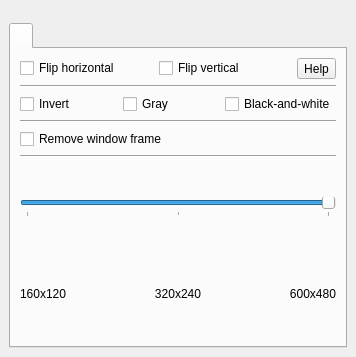
<?xml version="1.0" encoding="UTF-8"?>
<ui version="4.0">
 <class>QvkCameraController</class>
 <widget class="QWidget" name="QvkCameraController">
  <property name="geometry">
   <rect>
    <x>0</x>
    <y>0</y>
    <width>356</width>
    <height>357</height>
   </rect>
  </property>
  <property name="windowTitle">
   <string>Form</string>
  </property>
  <layout class="QVBoxLayout" name="verticalLayout_3">
   <property name="spacing">
    <number>0</number>
   </property>
   <property name="leftMargin">
    <number>0</number>
   </property>
   <property name="topMargin">
    <number>0</number>
   </property>
   <property name="rightMargin">
    <number>0</number>
   </property>
   <property name="bottomMargin">
    <number>0</number>
   </property>
   <item>
    <widget class="QWidget" name="widgetVideo" native="true">
     <property name="sizePolicy">
      <sizepolicy hsizetype="Preferred" vsizetype="Preferred">
       <horstretch>0</horstretch>
       <verstretch>0</verstretch>
      </sizepolicy>
     </property>
     <property name="minimumSize">
      <size>
       <width>0</width>
       <height>0</height>
      </size>
     </property>
     <layout class="QVBoxLayout" name="verticalLayout_4">
      <property name="spacing">
       <number>0</number>
      </property>
      <property name="leftMargin">
       <number>0</number>
      </property>
      <property name="topMargin">
       <number>0</number>
      </property>
      <property name="rightMargin">
       <number>0</number>
      </property>
      <property name="bottomMargin">
       <number>0</number>
      </property>
      <item>
       <widget class="QLabel" name="labelVideo">
        <property name="minimumSize">
         <size>
          <width>0</width>
          <height>0</height>
         </size>
        </property>
        <property name="text">
         <string/>
        </property>
        <property name="alignment">
         <set>Qt::AlignCenter</set>
        </property>
       </widget>
      </item>
     </layout>
    </widget>
   </item>
   <item>
    <widget class="QWidget" name="widgetTab" native="true">
     <property name="sizePolicy">
      <sizepolicy hsizetype="Minimum" vsizetype="Preferred">
       <horstretch>0</horstretch>
       <verstretch>0</verstretch>
      </sizepolicy>
     </property>
     <layout class="QVBoxLayout" name="verticalLayout">
      <property name="sizeConstraint">
       <enum>QLayout::SetDefaultConstraint</enum>
      </property>
      <item>
       <widget class="QTabWidget" name="tabWidget">
        <property name="sizePolicy">
         <sizepolicy hsizetype="Preferred" vsizetype="Expanding">
          <horstretch>0</horstretch>
          <verstretch>0</verstretch>
         </sizepolicy>
        </property>
        <property name="currentIndex">
         <number>0</number>
        </property>
        <property name="iconSize">
         <size>
          <width>48</width>
          <height>48</height>
         </size>
        </property>
        <widget class="QWidget" name="tab">
         <attribute name="title">
          <string notr="true"/>
         </attribute>
         <layout class="QVBoxLayout" name="verticalLayout_2">
          <item>
           <layout class="QVBoxLayout" name="verticalLayout_28">
            <item>
             <layout class="QHBoxLayout" name="horizontalLayout_12">
              <item>
               <widget class="QCheckBox" name="checkBoxCameraMirrorHorizontal">
                <property name="sizePolicy">
                 <sizepolicy hsizetype="Minimum" vsizetype="Fixed">
                  <horstretch>0</horstretch>
                  <verstretch>0</verstretch>
                 </sizepolicy>
                </property>
                <property name="text">
                 <string>Flip horizontal</string>
                </property>
               </widget>
              </item>
              <item>
               <widget class="QCheckBox" name="checkBoxCameraMirrorVertical">
                <property name="text">
                 <string>Flip vertical</string>
                </property>
               </widget>
              </item>
              <item>
               <widget class="QToolButton" name="help_camera_windowsize">
                <property name="text">
                 <string notr="true">Help</string>
                </property>
               </widget>
              </item>
             </layout>
            </item>
            <item>
             <widget class="Line" name="line_12">
              <property name="orientation">
               <enum>Qt::Horizontal</enum>
              </property>
             </widget>
            </item>
            <item>
             <layout class="QHBoxLayout" name="horizontalLayout_14">
              <item>
               <widget class="QCheckBox" name="checkBoxCameraInvert">
                <property name="text">
                 <string>Invert</string>
                </property>
               </widget>
              </item>
              <item>
               <widget class="QCheckBox" name="checkBoxCameraGray">
                <property name="text">
                 <string>Gray</string>
                </property>
               </widget>
              </item>
              <item>
               <widget class="QCheckBox" name="checkBoxCameraMono">
                <property name="text">
                 <string>Black-and-white</string>
                </property>
               </widget>
              </item>
             </layout>
            </item>
           </layout>
          </item>
          <item>
           <widget class="Line" name="line_2">
            <property name="orientation">
             <enum>Qt::Horizontal</enum>
            </property>
           </widget>
          </item>
          <item>
           <layout class="QHBoxLayout" name="horizontalLayout_42">
            <item>
             <widget class="QCheckBox" name="checkBoxCameraWindowFrame">
              <property name="text">
               <string>Remove window frame</string>
              </property>
             </widget>
            </item>
           </layout>
          </item>
          <item>
           <widget class="Line" name="line_7">
            <property name="orientation">
             <enum>Qt::Horizontal</enum>
            </property>
           </widget>
          </item>
          <item>
           <layout class="QGridLayout" name="gridLayout_10" rowstretch="0,0" columnstretch="0">
            <property name="verticalSpacing">
             <number>0</number>
            </property>
            <item row="1" column="0">
             <layout class="QHBoxLayout" name="horizontalLayout_44">
              <item>
               <widget class="QLabel" name="label_24">
                <property name="text">
                 <string>160x120</string>
                </property>
               </widget>
              </item>
              <item>
               <widget class="QLabel" name="label_25">
                <property name="text">
                 <string>320x240</string>
                </property>
                <property name="alignment">
                 <set>Qt::AlignCenter</set>
                </property>
               </widget>
              </item>
              <item>
               <widget class="QLabel" name="label_26">
                <property name="text">
                 <string>600x480</string>
                </property>
                <property name="alignment">
                 <set>Qt::AlignRight|Qt::AlignTrailing|Qt::AlignVCenter</set>
                </property>
               </widget>
              </item>
             </layout>
            </item>
            <item row="0" column="0">
             <layout class="QHBoxLayout" name="horizontalLayout_45" stretch="0,1,0">
              <item>
               <widget class="QFrame" name="frame_5">
                <property name="frameShape">
                 <enum>QFrame::StyledPanel</enum>
                </property>
                <property name="frameShadow">
                 <enum>QFrame::Raised</enum>
                </property>
               </widget>
              </item>
              <item>
               <widget class="QSlider" name="sliderCameraWindowSize">
                <property name="minimum">
                 <number>1</number>
                </property>
                <property name="maximum">
                 <number>3</number>
                </property>
                <property name="pageStep">
                 <number>1</number>
                </property>
                <property name="value">
                 <number>3</number>
                </property>
                <property name="orientation">
                 <enum>Qt::Horizontal</enum>
                </property>
                <property name="tickPosition">
                 <enum>QSlider::TicksBelow</enum>
                </property>
                <property name="tickInterval">
                 <number>1</number>
                </property>
               </widget>
              </item>
              <item>
               <widget class="QFrame" name="frame_6">
                <property name="frameShape">
                 <enum>QFrame::StyledPanel</enum>
                </property>
                <property name="frameShadow">
                 <enum>QFrame::Raised</enum>
                </property>
               </widget>
              </item>
             </layout>
            </item>
           </layout>
          </item>
         </layout>
        </widget>
       </widget>
      </item>
     </layout>
    </widget>
   </item>
  </layout>
 </widget>
 <resources/>
 <connections/>
</ui>
